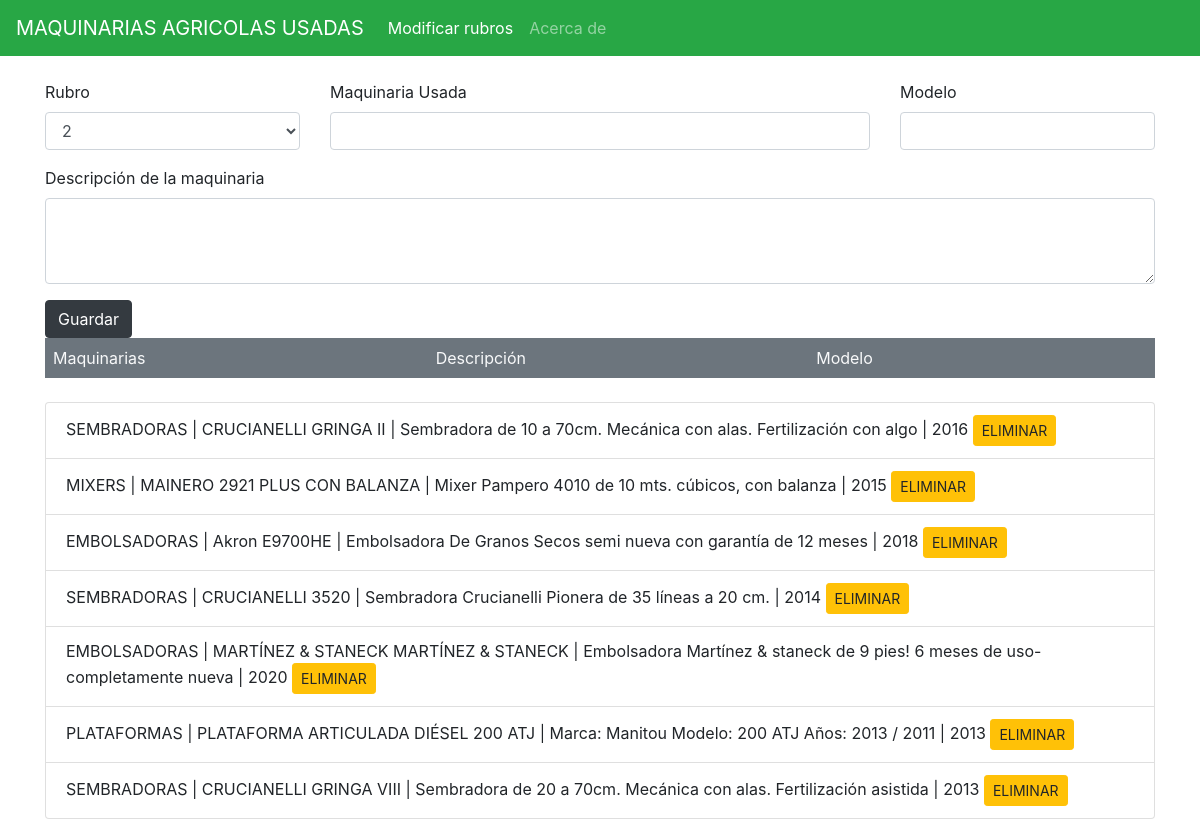
The page / on the database its author committed.
### tables this page shows
CREATE TABLE `maquinaria` (
  `id` int(11) NOT NULL,
  `idRubro` int(11) NOT NULL,
  `descripcion` varchar(100) NOT NULL,
  `modelo` int(4) DEFAULT NULL,
  `notas` varchar(250) DEFAULT NULL,
  `foto` mediumblob DEFAULT NULL
);

CREATE TABLE `rubro` (
  `id` int(11) NOT NULL,
  `descripcion` varchar(100) NOT NULL
);

### app/controllers/tool.controller.php (called while the page is built, shortened)
<?php
include_once 'app/models/tool.model.php';
include_once 'app/views/tool.view.php';
class ToolController {
    private $model;
    private $view;
    function __construct() {
        $this->model = new ToolModel();
        $this->view = new ToolView();
    }
    function showToolsconRubros() {
        $tools = $this->model->getAllconRubros();
        $this->view->showToolsconRubros($tools);
    }
}

### app/models/tool.model.php (called while the page is built, shortened)
<?php
class ToolModel {
    private $db;
    function __construct() {
        $this->db = $this->connect();
    }
    private function connect() {
        $db = new PDO('mysql:host=localhost;'.'dbname=db_maqagricolas;charset=utf8', 'root', '');
        return $db;
    }
    function getAllconRubros() {
        $query = $this->db->prepare('SELECT rubro.descripcion as descrubro, maquinaria.id, maquinaria.descripcion, maquinaria.modelo, maquinaria.notas FROM maquinaria join rubro on maquinaria.idrubro = rubro.id');
        $query->execute();
        $tools = $query->fetchAll(PDO::FETCH_OBJ);
        return $tools;
    }
}

### app/views/tool.view.php (the view, shortened to what this page needs)
<?php
class ToolView {
    function showToolsconRubros($tools) {
        include 'templates/header.php';
        include 'templates/form_alta.php';
        echo "<ul class='list-group'>";
        foreach($tools as $tool) {
            echo "<li class='list-group-item '>
            $tool->descrubro | $tool->descripcion | $tool->notas                    | $tool->modelo
                    <a class='btn btn-warning btn-sm' href='eliminar/$tool->id'>ELIMINAR</a>
                </li>";
        }
        echo "</ul>";
        include 'templates/footer.php';
    }
}

### router.php (shortened to what this page needs)
<?php
include_once 'app/controllers/tool.controller.php';
if (!empty($_GET['action'])) {
    $action = $_GET['action'];
} else {
    $action = 'listar';
}
$params = explode('/', $action);
switch ($params[0]) {
    case 'listar':
        $controller = new ToolController();
        $controller->showToolsconRubros();
    break;
}

### templates/header.php (shortened to what this page needs)
<!DOCTYPE html>
<html lang="en">
<head>
    <link rel="stylesheet" href="https://stackpath.bootstrapcdn.com/bootstrap/4.5.2/css/bootstrap.min.css">
</head>
<body>
    <header>
        <nav class="navbar navbar-expand-lg navbar-dark bg-success">
            <a class="navbar-brand" href="home">MAQUINARIAS AGRICOLAS USADAS</a>
            <div class="collapse navbar-collapse" id="navbarNav">
              <ul class="navbar-nav">
                <li class="nav-item active">
                  <a class="nav-link" href="modi-rubro">Modificar rubros<span class="sr-only">(current)</span></a>
                </li>
                <li class="nav-item">
                  <a class="nav-link" href="about">Acerca de</a>
                </li>
              </ul>
            </div>
          </nav>
    </header>
    <main class="container">

### templates/form_alta.php (shortened to what this page needs)
<form action="insertar" method="POST" class="my-4">
    <div class="row">
    <div class="col-3">
            <div class="form-group">
                <label>Rubro</label>
                <select name="rubro" class="form-control">
                    <option value="2">2</option>
                </select>
            </div>
        </div>
        <div class="col-6">
            <div class="form-group">
                <label>Maquinaria Usada</label>
                <input name="descripcion" type="text" class="form-control">
            </div>
        </div>
        <div class="col-3">
            <div class="form-group">
                <label>Modelo</label>
                <input name="modelo" type="number" class="form-control">
            </div>
        </div>
    </div>
    <div class="form-group">
        <label>Descripción de la maquinaria</label>
        <textarea name="notas" class="form-control" rows="3"></textarea>
    </div>
    <button type="submit" class="btn btn-dark">Guardar</button>
    <div class="d-flex bd-highlight">
        <div class="p-2 flex-fill text-light bg-secondary">Maquinarias</div>
        <div class="p-2 flex-fill text-light bg-secondary">Descripción</div>
        <div class="p-2 flex-fill text-light bg-secondary">Modelo</div>
    </div>
</form>

### templates/footer.php (shortened to what this page needs)
    </main>
</body>
</html>

### rows shown on the page
maquinaria: idRubro.descripcion "SEMBRADORAS", descripcion "CRUCIANELLI GRINGA II", notas "Sembradora de 10 a 70cm. Mecánica con alas. Fertilización con algo", modelo "2016"
maquinaria: idRubro.descripcion "MIXERS", descripcion "MAINERO 2921 PLUS CON BALANZA", notas "Mixer Pampero 4010 de 10 mts. cúbicos, con balanza", modelo "2015"
maquinaria: idRubro.descripcion "EMBOLSADORAS", descripcion "Akron E9700HE", notas "Embolsadora De Granos Secos semi nueva con garantía de 12 meses", modelo "2018"
maquinaria: idRubro.descripcion "SEMBRADORAS", descripcion "CRUCIANELLI 3520", notas "Sembradora Crucianelli Pionera de 35 líneas a 20 cm.", modelo "2014"
maquinaria: idRubro.descripcion "EMBOLSADORAS", descripcion "MARTÍNEZ & STANECK MARTÍNEZ & STANECK", notas "Embolsadora Martínez & staneck de 9 pies! 6 meses de uso- completamente nueva", modelo "2020"
maquinaria: idRubro.descripcion "PLATAFORMAS", descripcion "PLATAFORMA ARTICULADA DIÉSEL 200 ATJ", notas "Marca: Manitou Modelo: 200 ATJ Años: 2013 / 2011", modelo "2013"
maquinaria: idRubro.descripcion "SEMBRADORAS", descripcion "CRUCIANELLI GRINGA VIII", notas "Sembradora de 20 a 70cm. Mecánica con alas. Fertilización asistida", modelo "2013"
